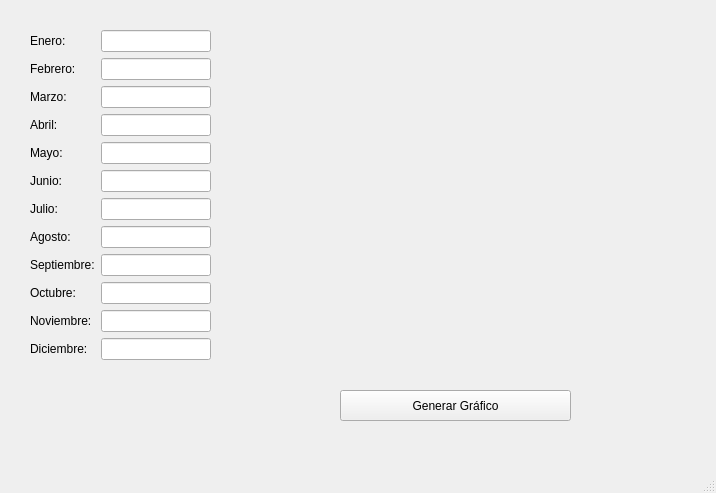
<?xml version="1.0" encoding="UTF-8"?>
<ui version="4.0">
 <class>MainWindow</class>
 <widget class="QMainWindow" name="MainWindow">
  <property name="geometry">
   <rect>
    <x>0</x>
    <y>0</y>
    <width>716</width>
    <height>493</height>
   </rect>
  </property>
  <property name="windowTitle">
   <string>Valores mensuales</string>
  </property>
  <widget class="QWidget" name="centralwidget">
   <widget class="QWidget" name="formLayoutWidget">
    <property name="geometry">
     <rect>
      <x>30</x>
      <y>30</y>
      <width>181</width>
      <height>343</height>
     </rect>
    </property>
    <layout class="QFormLayout" name="formLayout">
     <item row="0" column="0">
      <widget class="QLabel" name="label">
       <property name="text">
        <string>Enero:</string>
       </property>
      </widget>
     </item>
     <item row="0" column="1">
      <widget class="QLineEdit" name="enero_txt"/>
     </item>
     <item row="1" column="0">
      <widget class="QLabel" name="label_2">
       <property name="text">
        <string>Febrero:</string>
       </property>
      </widget>
     </item>
     <item row="1" column="1">
      <widget class="QLineEdit" name="febrero_txt"/>
     </item>
     <item row="2" column="0">
      <widget class="QLabel" name="label_3">
       <property name="text">
        <string>Marzo:</string>
       </property>
      </widget>
     </item>
     <item row="2" column="1">
      <widget class="QLineEdit" name="marzo_txt"/>
     </item>
     <item row="3" column="0">
      <widget class="QLabel" name="label_4">
       <property name="text">
        <string>Abril:</string>
       </property>
      </widget>
     </item>
     <item row="3" column="1">
      <widget class="QLineEdit" name="abril_txt"/>
     </item>
     <item row="4" column="0">
      <widget class="QLabel" name="label_5">
       <property name="text">
        <string>Mayo:</string>
       </property>
      </widget>
     </item>
     <item row="4" column="1">
      <widget class="QLineEdit" name="mayo_txt"/>
     </item>
     <item row="5" column="0">
      <widget class="QLabel" name="label_6">
       <property name="text">
        <string>Junio:</string>
       </property>
      </widget>
     </item>
     <item row="5" column="1">
      <widget class="QLineEdit" name="junio_txt"/>
     </item>
     <item row="6" column="0">
      <widget class="QLabel" name="label_7">
       <property name="text">
        <string>Julio:</string>
       </property>
      </widget>
     </item>
     <item row="6" column="1">
      <widget class="QLineEdit" name="julio_txt"/>
     </item>
     <item row="7" column="0">
      <widget class="QLabel" name="label_8">
       <property name="text">
        <string>Agosto:</string>
       </property>
      </widget>
     </item>
     <item row="7" column="1">
      <widget class="QLineEdit" name="agosto_txt"/>
     </item>
     <item row="8" column="0">
      <widget class="QLabel" name="label_9">
       <property name="text">
        <string>Septiembre:</string>
       </property>
      </widget>
     </item>
     <item row="8" column="1">
      <widget class="QLineEdit" name="septiembre_txt"/>
     </item>
     <item row="9" column="0">
      <widget class="QLabel" name="label_10">
       <property name="text">
        <string>Octubre:</string>
       </property>
      </widget>
     </item>
     <item row="9" column="1">
      <widget class="QLineEdit" name="octubre_txt"/>
     </item>
     <item row="10" column="0">
      <widget class="QLabel" name="label_11">
       <property name="text">
        <string>Noviembre:</string>
       </property>
      </widget>
     </item>
     <item row="10" column="1">
      <widget class="QLineEdit" name="noviembre_txt"/>
     </item>
     <item row="11" column="0">
      <widget class="QLabel" name="label_12">
       <property name="text">
        <string>Diciembre:</string>
       </property>
      </widget>
     </item>
     <item row="11" column="1">
      <widget class="QLineEdit" name="diciembre_txt"/>
     </item>
    </layout>
   </widget>
   <widget class="QPushButton" name="generar_grafico_btn">
    <property name="geometry">
     <rect>
      <x>340</x>
      <y>390</y>
      <width>231</width>
      <height>31</height>
     </rect>
    </property>
    <property name="text">
     <string>Generar Gráfico</string>
    </property>
   </widget>
   <widget class="Grafico_Barra" name="widget" native="true">
    <property name="geometry">
     <rect>
      <x>260</x>
      <y>30</y>
      <width>401</width>
      <height>341</height>
     </rect>
    </property>
   </widget>
  </widget>
  <widget class="QMenuBar" name="menubar">
   <property name="geometry">
    <rect>
     <x>0</x>
     <y>0</y>
     <width>716</width>
     <height>26</height>
    </rect>
   </property>
  </widget>
  <widget class="QStatusBar" name="statusbar"/>
 </widget>
 <customwidgets>
  <customwidget>
   <class>Grafico_Barra</class>
   <extends>QWidget</extends>
   <header>graficobarra.h</header>
   <container>1</container>
  </customwidget>
 </customwidgets>
 <resources/>
 <connections/>
</ui>
